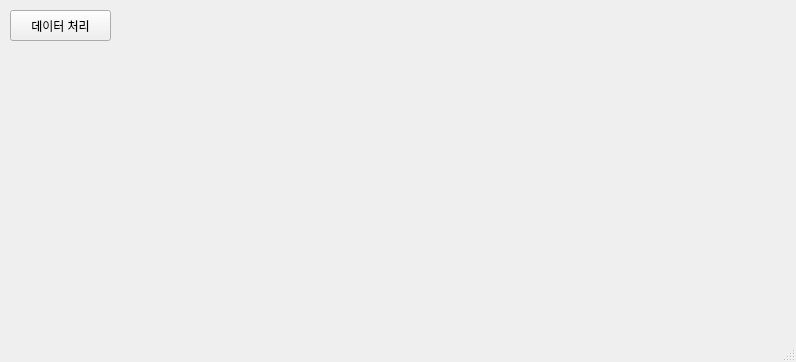
<?xml version="1.0" encoding="UTF-8"?>
<ui version="4.0">
 <class>MainWindow</class>
 <widget class="QMainWindow" name="MainWindow">
  <property name="enabled">
   <bool>true</bool>
  </property>
  <property name="geometry">
   <rect>
    <x>0</x>
    <y>0</y>
    <width>796</width>
    <height>362</height>
   </rect>
  </property>
  <property name="font">
   <font>
    <kerning>true</kerning>
   </font>
  </property>
  <property name="mouseTracking">
   <bool>true</bool>
  </property>
  <property name="tabletTracking">
   <bool>true</bool>
  </property>
  <property name="focusPolicy">
   <enum>Qt::TabFocus</enum>
  </property>
  <property name="acceptDrops">
   <bool>true</bool>
  </property>
  <property name="windowTitle">
   <string>JungWooTrader v0.1</string>
  </property>
  <widget class="QWidget" name="centralwidget">
   <widget class="QPushButton" name="pushButton">
    <property name="geometry">
     <rect>
      <x>10</x>
      <y>10</y>
      <width>101</width>
      <height>31</height>
     </rect>
    </property>
    <property name="text">
     <string>데이터 처리</string>
    </property>
   </widget>
  </widget>
  <widget class="QMenuBar" name="menubar">
   <property name="geometry">
    <rect>
     <x>0</x>
     <y>0</y>
     <width>796</width>
     <height>21</height>
    </rect>
   </property>
  </widget>
  <widget class="QStatusBar" name="statusbar">
   <property name="font">
    <font>
     <weight>75</weight>
     <bold>true</bold>
    </font>
   </property>
   <property name="tabletTracking">
    <bool>true</bool>
   </property>
   <property name="focusPolicy">
    <enum>Qt::StrongFocus</enum>
   </property>
   <property name="acceptDrops">
    <bool>false</bool>
   </property>
  </widget>
 </widget>
 <resources/>
 <connections/>
 <designerdata>
  <property name="gridDeltaX">
   <number>10</number>
  </property>
  <property name="gridDeltaY">
   <number>10</number>
  </property>
  <property name="gridSnapX">
   <bool>true</bool>
  </property>
  <property name="gridSnapY">
   <bool>true</bool>
  </property>
  <property name="gridVisible">
   <bool>true</bool>
  </property>
 </designerdata>
</ui>
